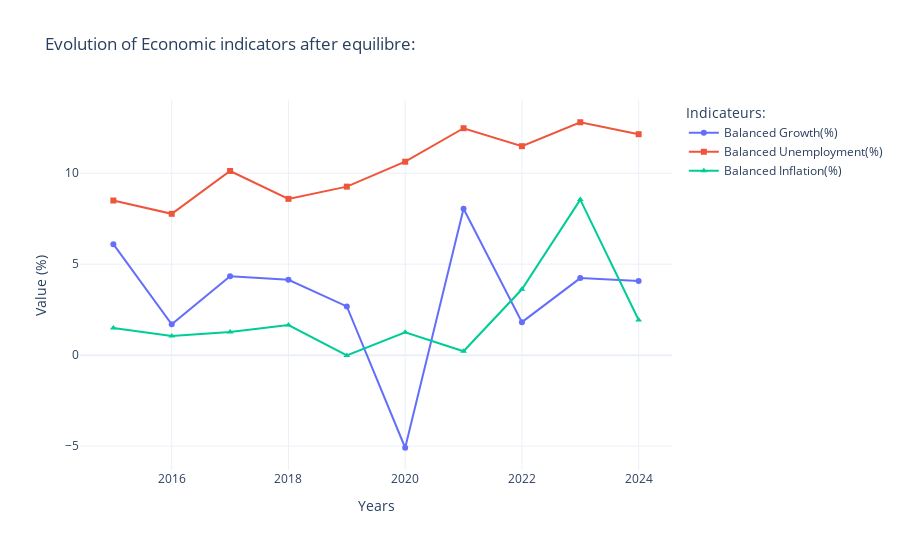

Notebook code for this chart:
### Code cell
fig = go.Figure()

fig.add_trace(go.Scatter(

    x=years,

    y=Growth_list,

    mode='lines+markers',

    name='Balanced Growth(%)',

    marker=dict(symbol='circle')

))

fig.add_trace(go.Scatter(

    x=years,

    y=Unemployement_list,

    mode='lines+markers',

    name='Balanced Unemployment(%)',

    marker=dict(symbol='square')

))

fig.add_trace(go.Scatter(

    x=years,

    y=inflation_list,

    mode='lines+markers',

    name='Balanced Inflation(%)',

    marker=dict(symbol='triangle-up')

))

fig.update_layout(

    title="Evolution of Economic indicators after equilibre:",

    xaxis_title="Years",

    yaxis_title="Value (%)",

    legend_title="Indicateurs:",

    template="plotly_white",

    width=900,

    height=550,

    hovermode='x unified',

    xaxis=dict(showgrid=True),

    yaxis=dict(showgrid=True)
                                                                                                                                             
)

fig.show()

### Figure 1 — Plotly figure (JSON) as saved in the notebook; plotly's stock layout.template omitted (floating-point values rounded to 4 significant figures)
{"data": [{"marker": {"symbol": "circle"}, "mode": "lines+markers", "name": "Balanced Growth(%)", "type": "scatter", "x": [2015, 2016, 2017, 2018, 2019, 2020, 2021, 2022, 2023, 2024], "y": [6.1, 1.7, 4.334, 4.145, 2.678, -5.087, 8.047, 1.815, 4.237, 4.08]}, {"marker": {"symbol": "square"}, "mode": "lines+markers", "name": "Balanced Unemployment(%)", "type": "scatter", "x": [2015, 2016, 2017, 2018, 2019, 2020, 2021, 2022, 2023, 2024], "y": [8.5, 7.77, 10.12, 8.591, 9.263, 10.63, 12.47, 11.49, 12.8, 12.14]}, {"marker": {"symbol": "triangle-up"}, "mode": "lines+markers", "name": "Balanced Inflation(%)", "type": "scatter", "x": [2015, 2016, 2017, 2018, 2019, 2020, 2021, 2022, 2023, 2024], "y": [1.5, 1.05, 1.275, 1.657, -0.01425, 1.259, 0.2159, 3.622, 8.552, 1.935]}], "layout": {"height": 550, "hovermode": "x unified", "legend": {"title": {"text": "Indicateurs:"}}, "title": {"text": "Evolution of Economic indicators after equilibre:"}, "width": 900, "xaxis": {"showgrid": true, "title": {"text": "Years"}}, "yaxis": {"showgrid": true, "title": {"text": "Value (%)"}}}}
